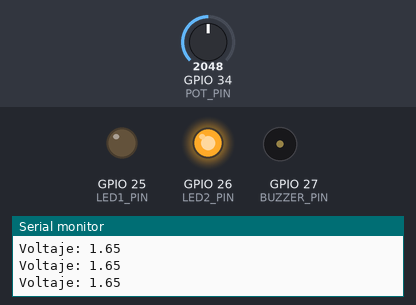
This sketch was run on a simulated ESP32. Parts: output pins drawn as LEDs (lit = HIGH), buzzer (waves = sounding, pin HIGH), the last lines printed to the serial monitor. Inputs (shaded band) come from the test bench; at power-on: GPIO 34 (POT_PIN) = 2048.

Above: at 1.3 s.
1.4 s: GPIO 34 (POT_PIN) set to 2436
2.9 s: GPIO 34 (POT_PIN) set to 2535
At 3.4 s:
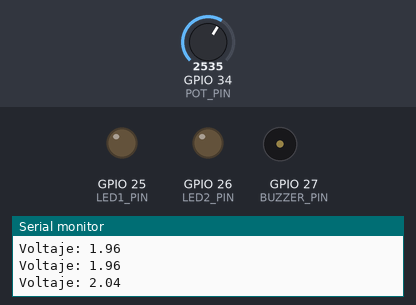
5.9 s: GPIO 34 (POT_PIN) set to 1228
At 7.5 s:
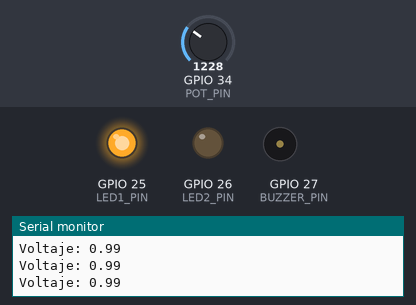
7.8 s: GPIO 34 (POT_PIN) set to 1269
At 8.8 s:
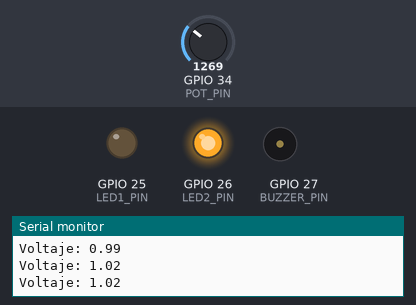
9.3 s: GPIO 34 (POT_PIN) set to 491
At 10.0 s:
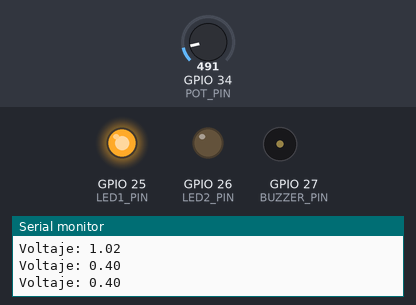
10.8 s: GPIO 34 (POT_PIN) set to 2047
At 11.1 s:
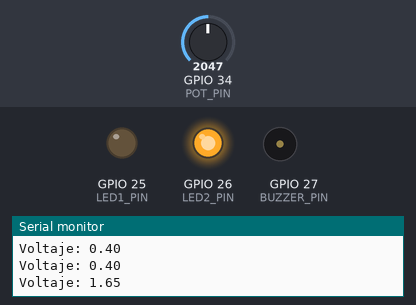
Timing chart, 0 to 13.3 s (numbered marks = the images above; inputs shaded):
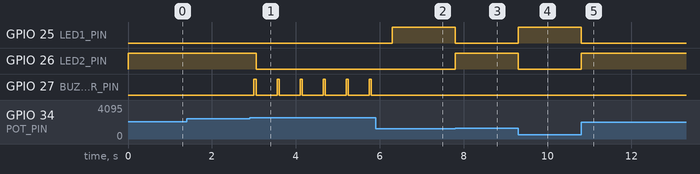

The sketch:

L2_Progrm2.ino
```cpp
#define POT_PIN 34      // Pin analógico donde está conectado el potenciómetro
#define LED1_PIN 25     // Pin del primer LED en D25
#define LED2_PIN 26     // Pin del segundo LED en D26
#define BUZZER_PIN 27   // Pin del buzzer en D27

void setup() {
  Serial.begin(9600); // Iniciamos el monitor serial a 9600 baudios

  pinMode(LED1_PIN, OUTPUT);  // Declaramos entradas y salidas digitales
  pinMode(LED2_PIN, OUTPUT);
  pinMode(BUZZER_PIN, OUTPUT);
  // Las entradas analogicas no necesitan declaracion
}

void loop() {
  int valorAnalogico = analogRead(POT_PIN);  // Leer el valor del potenciómetro (0-4095)
  float voltaje = (valorAnalogico / 4095.0) * 3.3;  // Convertir a voltaje (ESP32 usa 3.3V)

  Serial.print("Voltaje: ");
  Serial.println(voltaje);  // Imprime el voltaje en el monitor serie

  // Control del LED 1 (enciende si el voltaje esta entre 0 y 1 volt)
  if (voltaje >= 0.0 && voltaje < 1.0) {
    digitalWrite(LED1_PIN, HIGH);
    digitalWrite(LED2_PIN, LOW);
     digitalWrite(BUZZER_PIN, LOW);
  }
  // Control del LED 2 (enciende si el voltaje esta entre 1 y 2 volts)
  else if (voltaje >= 1.0 && voltaje <2.0) {
    digitalWrite(LED1_PIN, LOW);
    digitalWrite(LED2_PIN, HIGH);
    digitalWrite(BUZZER_PIN, LOW);
  }
  // Activar el buzzer si el voltaje alcanza el máximo rango
  else if (voltaje >= 2.0 && voltaje < 3.3) {
    digitalWrite(BUZZER_PIN, HIGH);
    delay(50);
    digitalWrite(BUZZER_PIN, LOW);
    digitalWrite(LED1_PIN, LOW);
    digitalWrite(LED2_PIN, LOW);
  }

  delay(500);  // Pequeña pausa para estabilidad
}
```

Measured:
- the behaviour switches between 2481 and 2482 on GPIO 34 (POT_PIN) (found by bisection; images 0 and 1)
- the behaviour switches between 1240 and 1241 on GPIO 34 (POT_PIN) (found by bisection; images 2 and 3)
- after the input at 2.9 s, GPIO 26 (LED2_PIN): HIGH → LOW after 0.15 s; GPIO 27 (BUZZER_PIN): alternates HIGH for 0.05 s and LOW for 0.50 s, starting after 0.10 s
- after the input at 5.9 s, GPIO 25 (LED1_PIN): LOW → HIGH after 0.40 s; GPIO 27 (BUZZER_PIN): stops changing and stays LOW
- after the input at 7.8 s, GPIO 25 (LED1_PIN): HIGH → LOW at once; GPIO 26 (LED2_PIN): LOW → HIGH at once
- after the input at 9.3 s, GPIO 25 (LED1_PIN): LOW → HIGH at once; GPIO 26 (LED2_PIN): HIGH → LOW at once
- after the input at 10.8 s, GPIO 25 (LED1_PIN): HIGH → LOW at once; GPIO 26 (LED2_PIN): LOW → HIGH at once
